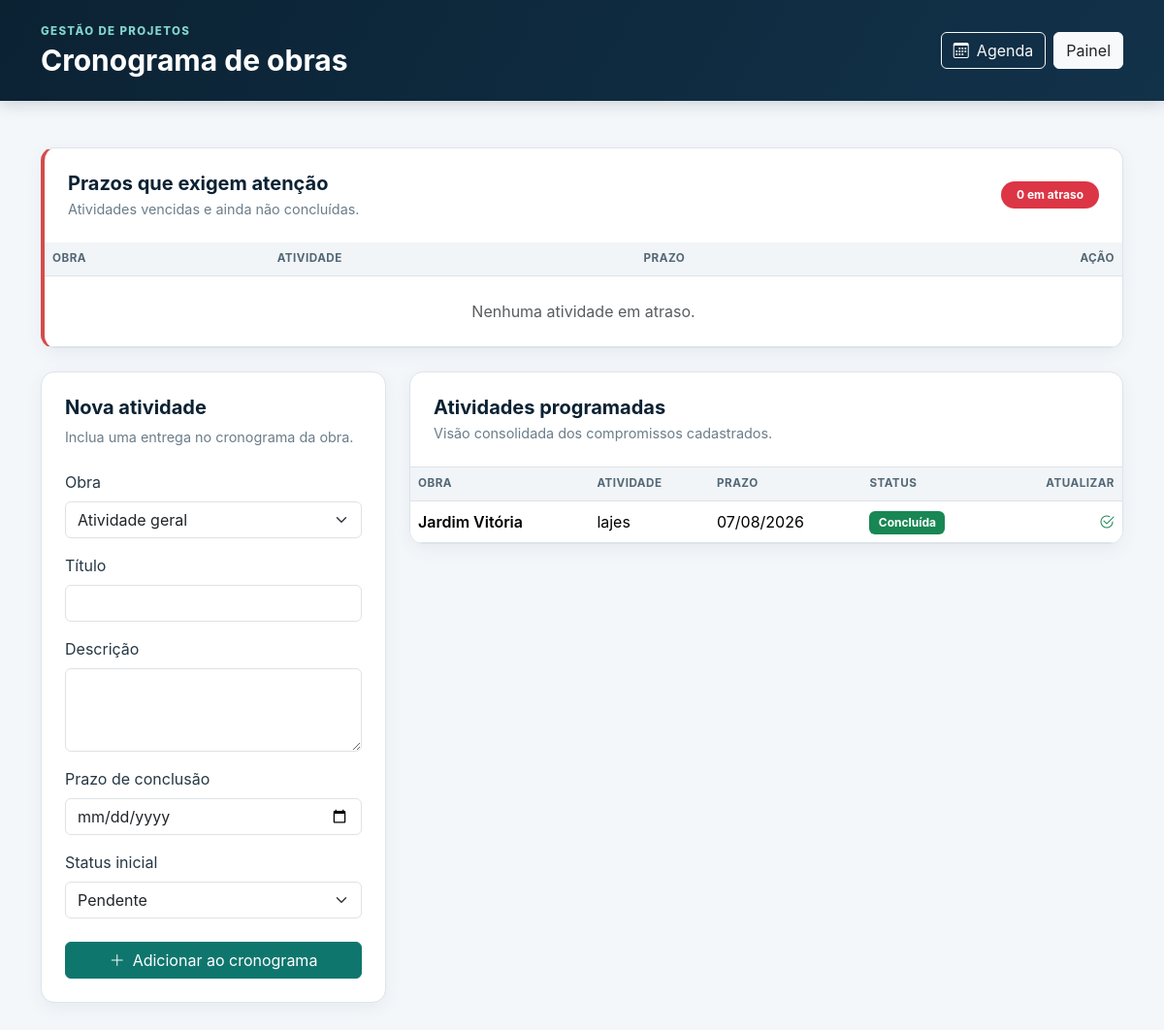
The app's page /page/obras_calendario.php (signed in) with its own data.
### tables this page shows
CREATE TABLE IF NOT EXISTS `atividades` (
  `id` INT AUTO_INCREMENT PRIMARY KEY,
  `titulo` VARCHAR(150) NOT NULL,
  `descricao` TEXT NULL,
  `data_atividade` DATE NULL,
  `tipo` ENUM('unico', 'recorrente') DEFAULT 'unico',
  `dia_semana` INT NULL,
  `obra_id` INT NULL,
  `data_limite` DATE NULL,
  `status` ENUM('pendente', 'em_andamento', 'concluida') DEFAULT 'pendente',
  `created_at` TIMESTAMP DEFAULT CURRENT_TIMESTAMP,
  INDEX (`obra_id`),
  CONSTRAINT `fk_atividades_obras` FOREIGN KEY (`obra_id`) REFERENCES `obras`(`id`) ON DELETE SET NULL
);

CREATE TABLE IF NOT EXISTS `obras` (
  `id` INT AUTO_INCREMENT PRIMARY KEY,
  `empresa_id` INT DEFAULT 1,
  `nome` VARCHAR(150) NOT NULL,
  `status` ENUM('em_andamento', 'concluida', 'pausada') DEFAULT 'em_andamento',
  `created_at` TIMESTAMP DEFAULT CURRENT_TIMESTAMP
);

### app/bootstrap.php (called while the page is built, shortened)
<?php
spl_autoload_register(
    static function (string $class): void {
        $prefix = 'App\\';
        $relativeClass = substr(
            $class,
            strlen($prefix)
        );
        $file = __DIR__
            . DIRECTORY_SEPARATOR
            . str_replace(
                '\\',
                DIRECTORY_SEPARATOR,
                $relativeClass
            )
            . '.php';
    }
);

### app/Infrastructure/Persistence/MySqlActivityRepository.php (called while the page is built, shortened)
<?php
final class MySqlActivityRepository
{
    public function overdueActivities(string $today): array
    {
        $statement = $this->prepare("SELECT a.*, o.nome AS nome_obra FROM atividades a LEFT JOIN obras o ON a.obra_id = o.id WHERE a.data_limite < ? AND a.status != 'concluida' ORDER BY a.data_limite ASC");
        $statement->bind_param('s', $today);
        $this->execute($statement);
        return $this->statementRows($statement);
    }
    public function allProjectActivities(): array
    {
        return $this->rows('SELECT a.*, o.nome AS nome_obra FROM atividades a LEFT JOIN obras o ON a.obra_id = o.id WHERE a.data_limite IS NOT NULL ORDER BY a.data_limite ASC');
    }
    private function prepare(string $sql): \mysqli_stmt
    {
        $statement = $this->connection->prepare($sql);
        return $statement;
    }
    private function execute(\mysqli_stmt $statement): void
    {
        if (!$statement->execute()) {
            throw new RuntimeException('Não foi possível concluir a operação no banco de dados.');
        }
    }
    private function rows(string $sql): array
    {
        $result = $this->connection->query($sql);
        return $result->fetch_all(MYSQLI_ASSOC);
    }
    private function statementRows(\mysqli_stmt $statement): array
    {
        $result = $statement->get_result();
        return $result ? $result->fetch_all(MYSQLI_ASSOC) : [];
    }
}

### page/obras_calendario.php (the view, shortened to what this page needs)
<?php
require_once __DIR__ . '/../app/bootstrap.php';
$repository = new MySqlActivityRepository($conn);
$today = date('Y-m-d');
$overdueActivities = $repository->overdueActivities($today);
$activities = $repository->allProjectActivities();
function statusMeta(array $activity, string $today): array { return match ($activity['status']) { ActivityStatus::COMPLETED => ['Concluída', 'text-bg-success'], ActivityStatus::IN_PROGRESS => ['Em andamento', 'text-bg-warning'], default => ['Pendente', 'text-bg-secondary'] }; }
?>
<!DOCTYPE html>
<html lang="pt-BR"><head><link href="https://cdn.jsdelivr.net/npm/bootstrap@5.3.3/dist/css/bootstrap.min.css" rel="stylesheet"><link href="https://cdn.jsdelivr.net/npm/bootstrap-icons@1.11.3/font/bootstrap-icons.min.css" rel="stylesheet"><link href="../assets/css/corporate-calendar.css" rel="stylesheet"></head>
<body>
<header class="app-header"><div class="container-xl d-flex flex-wrap gap-3 justify-content-between align-items-center"><div><div class="eyebrow">Gestão de projetos</div><h1 class="page-title">Cronograma de obras</h1></div><div class="d-flex gap-2"><a href="calendario.php" class="btn btn-outline-light"><i class="bi bi-calendar3 me-2"></i>Agenda</a><a href="dashboard.php" class="btn btn-light text-dark">Painel</a></div></div></header>
<main class="container-xl py-4 py-lg-5">
<section class="surface-card metric mb-4 overflow-hidden"><div class="p-3 p-lg-4 d-flex justify-content-between align-items-center"><div><h2 class="section-heading h5 mb-1">Prazos que exigem atenção</h2><p class="section-caption mb-0">Atividades vencidas e ainda não concluídas.</p></div><span class="badge text-bg-danger rounded-pill px-3 py-2"><?= count($overdueActivities) ?> em atraso</span></div>
<div class="table-responsive"><table class="table align-middle mb-0"><thead><tr><th>Obra</th><th>Atividade</th><th>Prazo</th><th class="text-end">Ação</th></tr></thead><tbody><?php if (!$overdueActivities): ?><tr><td colspan="4" class="text-center text-muted py-4">Nenhuma atividade em atraso.</td></tr><?php endif; ?></tbody></table></div></section>
<div class="row g-4"><div class="col-lg-4"><section class="surface-card p-3 p-lg-4"><h2 class="section-heading h5">Nova atividade</h2><p class="section-caption mb-4">Inclua uma entrega no cronograma da obra.</p><form method="post"><?= Csrf::input() ?><input type="hidden" name="action" value="salvar_atividade"><div class="mb-3"><label class="form-label" for="obra_id">Obra</label><select id="obra_id" name="obra_id" class="form-select"><option value="">Atividade geral</option><?php foreach ($projects as $project): ?><option value="<?= (int) $project['id'] ?>"><?= htmlspecialchars($project['nome']) ?></option><?php endforeach; ?></select></div><div class="mb-3"><label class="form-label" for="titulo">Título</label><input id="titulo" name="titulo" class="form-control" maxlength="150" required></div><div class="mb-3"><label class="form-label" for="descricao">Descrição</label><textarea id="descricao" name="descricao" class="form-control" rows="3"></textarea></div><div class="mb-3"><label class="form-label" for="data_limite">Prazo de conclusão</label><input id="data_limite" name="data_limite" type="date" class="form-control" required></div><div class="mb-4"><label class="form-label" for="status">Status inicial</label><select id="status" name="status" class="form-select"><option value="pendente">Pendente</option><option value="em_andamento">Em andamento</option><option value="concluida">Concluída</option></select></div><button class="btn btn-brand w-100"><i class="bi bi-plus-lg me-2"></i>Adicionar ao cronograma</button></form></section></div>
<div class="col-lg-8"><section class="surface-card overflow-hidden"><div class="p-3 p-lg-4 border-bottom"><h2 class="section-heading h5 mb-1">Atividades programadas</h2><p class="section-caption mb-0">Visão consolidada dos compromissos cadastrados.</p></div><div class="table-responsive"><table class="table table-hover align-middle mb-0"><thead><tr><th>Obra</th><th>Atividade</th><th>Prazo</th><th>Status</th><th class="text-end">Atualizar</th></tr></thead><tbody><?php foreach ($activities as $activity): [$statusLabel, $statusClass] = statusMeta($activity, $today); ?><tr><td class="fw-semibold"><?= htmlspecialchars($activity['nome_obra'] ?? 'Geral') ?></td><td><div><?= htmlspecialchars($activity['titulo']) ?></div><?php if ($activity['descricao']): ?><small class="text-muted"><?= htmlspecialchars($activity['descricao']) ?></small><?php endif; ?></td><td><?= date('d/m/Y', strtotime($activity['data_limite'])) ?></td><td><span class="badge status <?= $statusClass ?>"><?= $statusLabel ?></span></td><td class="text-end"><?php if ($activity['status'] !== ActivityStatus::COMPLETED): ?><form method="post" class="d-inline"><?= Csrf::input() ?><input type="hidden" name="action" value="mudar_status"><input type="hidden" name="id" value="<?= (int) $activity['id'] ?>"><input type="hidden" name="status" value="concluida"><button class="btn btn-sm btn-outline-success">Concluir</button></form><?php else: ?><i class="bi bi-check2-circle text-success" aria-label="Concluída"></i><?php endif; ?></td></tr><?php endforeach; ?><?php if (!$activities): ?><tr><td colspan="5" class="text-center text-muted py-5">Ainda não há atividades programadas.</td></tr><?php endif; ?></tbody></table></div></section></div></div>
</main></body></html>

### assets/css/corporate-calendar.css (style rules this page uses)
:root { --brand: #12324a; --brand-dark: #0b2233; --accent: #0f766e; --surface: #ffffff; --page: #f4f7fa; --border: #dce4eb; }
body { min-height: 100vh; background: var(--page); color: #263845; font-family: Inter, system-ui, -apple-system, BlinkMacSystemFont, "Segoe UI", sans-serif; }
.app-header { background: linear-gradient(120deg, var(--brand-dark), var(--brand)); color: #fff; padding: 1.5rem 0; box-shadow: 0 3px 16px rgba(11, 34, 51, .18); }
.eyebrow { color: #83d5cc; font-size: .72rem; font-weight: 800; letter-spacing: .12em; text-transform: uppercase; }
.page-title { font-size: clamp(1.45rem, 2.5vw, 2rem); font-weight: 750; margin: .15rem 0 0; }
.surface-card { background: var(--surface); border: 1px solid var(--border); border-radius: 14px; box-shadow: 0 5px 18px rgba(25, 49, 69, .06); }
.section-heading { font-weight: 700; color: var(--brand-dark); }
.section-caption { color: #6b7d8a; font-size: .9rem; }
.btn-brand { background: var(--accent); border-color: var(--accent); color: #fff; }
.metric { border-left: 4px solid #d44c4c; }
.table thead th { background: #f1f5f8; color: #536775; font-size: .73rem; letter-spacing: .04em; text-transform: uppercase; white-space: nowrap; }
.status { font-size: .75rem; font-weight: 700; padding: .4rem .58rem; }

### records on screen
atividades: obra.nome "Jardim Vitória", titulo "lajes", data_limite "07/08/2026", statusLabel "Concluída", status "concluida" (drawn)

### other values on screen
count($overdueActivities) "0"
